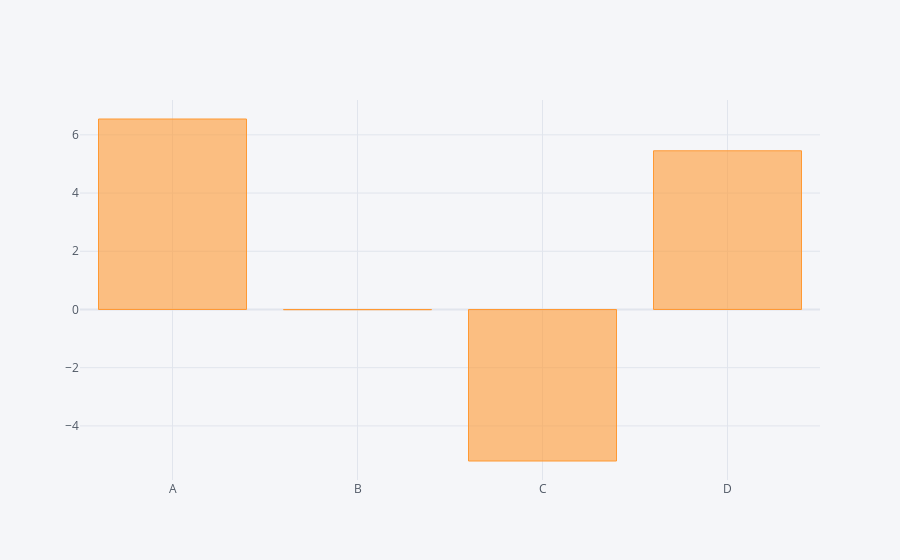

Source (notebook cell):
### Markdown cell above
sometimes if you have have too many data points you need some kind of aggregate functions, to group by

### Code cell
df.sum().iplot(kind='bar')

### Figure 1 — Plotly figure (JSON) as saved in the notebook; plotly's stock layout.template omitted (floating-point values rounded to 4 significant figures)
{"data": [{"marker": {"color": "rgba(255, 153, 51, 0.6)", "line": {"color": "rgba(255, 153, 51, 1.0)", "width": 1}}, "name": "None", "orientation": "v", "text": "", "type": "bar", "x": ["A", "B", "C", "D"], "y": [6.544, -0.008049, -5.205, 5.452]}], "layout": {"legend": {"bgcolor": "#F5F6F9", "font": {"color": "#4D5663"}}, "paper_bgcolor": "#F5F6F9", "plot_bgcolor": "#F5F6F9", "title": {"font": {"color": "#4D5663"}}, "xaxis": {"gridcolor": "#E1E5ED", "showgrid": true, "tickfont": {"color": "#4D5663"}, "title": {"font": {"color": "#4D5663"}, "text": ""}, "zerolinecolor": "#E1E5ED"}, "yaxis": {"gridcolor": "#E1E5ED", "showgrid": true, "tickfont": {"color": "#4D5663"}, "title": {"font": {"color": "#4D5663"}, "text": ""}, "zerolinecolor": "#E1E5ED"}}}
